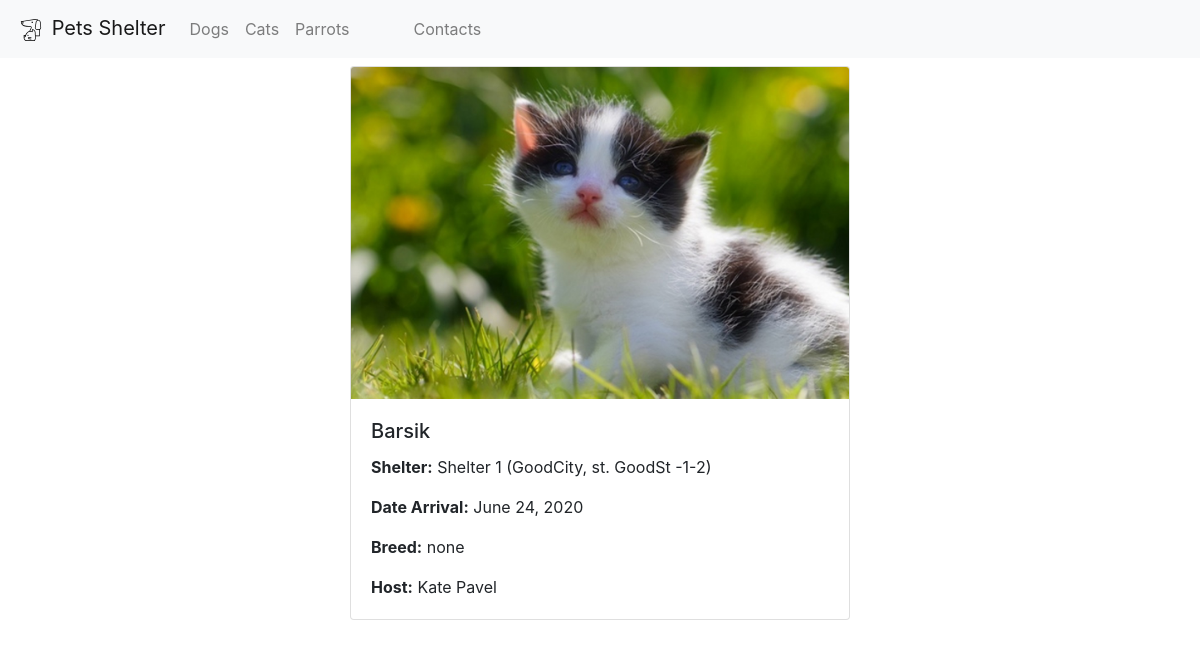
The page /pet/3 on the database its author committed.
### catalog/models.py (models this page shows, shortened)
class Pets(models.Model):
    TYPES = [
        (1, 'dogs'),
        (2, 'cats'),
        (3, 'parrots'),
    ]
    name = models.TextField()
    type = models.PositiveSmallIntegerField(default=1, choices=TYPES)
    breed = models.TextField(default='')
    datearrival = models.DateField()
    host = models.TextField(default='')
    image = models.ImageField(upload_to='pet_avatars/%Y/%m/%d', blank=True)
    shelter = models.ForeignKey(Shelter, on_delete=models.CASCADE)

class Shelter(models.Model):
    title = models.TextField()
    address = models.TextField()
    def __str__(self):
        return self.title

### catalog/views.py (the view)
# urls.py: path('pet/<str:id>', pet, name="pet"),
def pet(request, id):
    template = loader.get_template('pet.html')
    pet = Pets.objects.filter(id = id).first()
    data = {"pet" : pet}
    return HttpResponse(template.render(data))

### catalog/templates/pet.html
{% extends 'base.html' %}
{% block content %}
<div class="d-flex justify-content-center">
    <div class="card mt-2" style="width:500px;">
          <img class="card-img-top" src="{{ pet.image.url }}" alt="Card image cap">
          <div class="card-body">
            <h5 class="card-title">{{ pet.name }}</h5>
              <p class="card-text"><b>Shelter:</b> {{pet.shelter}} ({{pet.shelter.address}})</p>
              <p class="card-text"><b>Date Arrival:</b> {{pet.datearrival}}</p>
              <p class="card-text"><b>Breed:</b> {{pet.breed}}</p>
              <p class="card-text"><b>Host:</b> {{pet.host}}</p>
          </div>
    </div>
</div>
{% endblock %}

### rows shown on the page
Pets: image (picture), name "Barsik", shelter "Shelter 1", shelter.address "GoodCity, st. GoodSt -1-2", datearrival "June 24, 2020", breed "none", host "Kate Pavel"
